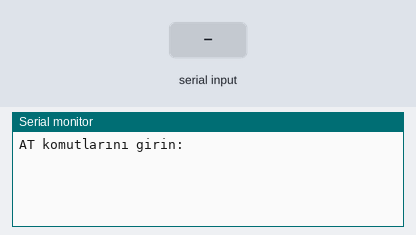
The sketch below on a simulated Arduino Uno, built with avr-gcc and run on an emulated ATmega328P. Shown: the last lines printed to the serial monitor. Inputs (shaded band) come from the test bench.

Above: at 1.2 s.
1.3 s: "1" received over the second serial link
At 2.5 s:
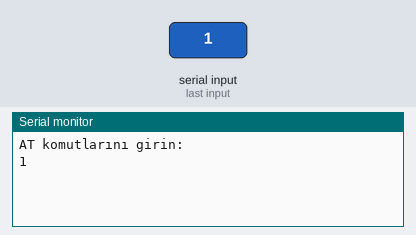
2.8 s: "0" received over the second serial link
At 3.8 s:
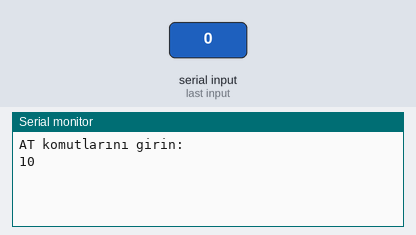

Measured:
- after the input at 1.3 s, the serial monitor: prints a new line at once (image 1)
- after the input at 2.8 s, the serial monitor: prints a new line at once (image 2)

The sketch:

8.4.1._HC-05_baglanti_ve_AT_komutlar.ino
```cpp
#include <SoftwareSerial.h>
SoftwareSerial BTserial(8, 9); // // TX ve RX pin uçları bağlanır.

void setup() {
Serial.begin(9600); //seri port iletişim hızı
Serial.println("AT komutlarını girin:");
BTserial.begin(38400); // HC-05 varsayılan seri hızı 38400'dir
}
void loop()
{
if (BTserial.available()) // HC-05'dan okumaya devam eder ve Arduino Seri port ekranına gönderir.
Serial.write(BTserial.read());
if (Serial.available())  // Arduino Seri port ekranından okumaya devam eder ve HC-05'e gönderir.
BTserial.write(Serial.read());
}
```
